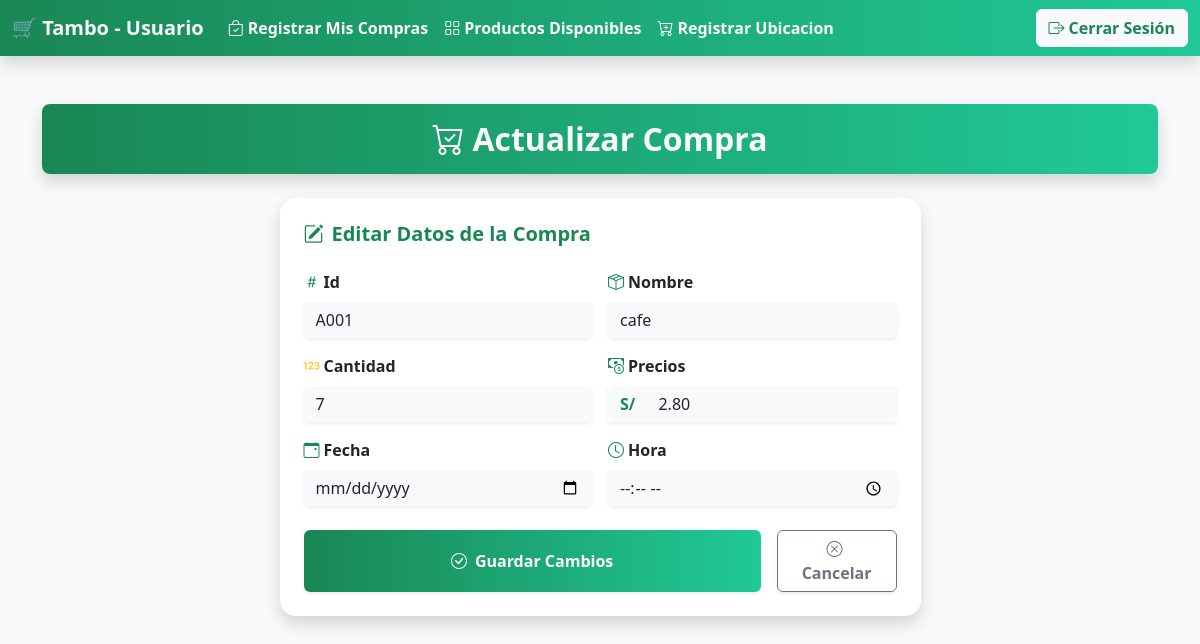
Page /enlace_tabla_compras_usuario/enlace_actualizar_compras_usuario/A001 on the committed database.
### app/models.py (models this page shows, shortened)
class Tabla_Compras_Usuario(models.Model):
    Id_Compras_Usuario = models.CharField(max_length=250)
    Nombre_Compras_Usuario = models.CharField(max_length=250)
    Cantidad_Compras_Usuario = models.IntegerField()
    Precios_Compras_Usuario = models.CharField()
    Fecha_Compras_Usuario = models.DateField()
    Hora_compras_Usuario = models.TimeField()

### app/views.py (the view)
# urls.py: path('enlace_tabla_compras_usuario/enlace_actualizar_compras_usuario/<Id_Compras_Usuario>' , views.enlace_actualizar_compras_usuario),
def enlace_actualizar_compras_usuario(request , Id_Compras_Usuario):
    usuario = Tabla_Compras_Usuario.objects.get(Id_Compras_Usuario = Id_Compras_Usuario)
    return render(request , 'actualizar_compras_usuario.html' , {
        'usuario' : usuario
    })

### app/templates/actualizar_compras_usuario.html
{% extends "barra_usuario.html" %}
{% block contenedor %}
<div class="container mt-5">
  <div class="p-3 text-center text-light rounded-3 shadow mb-4"
       style="background: linear-gradient(90deg, var(--bs-success), var(--bs-teal));">
    <h2 class="m-0 fw-bold"><i class="bi bi-cart-check me-2"></i>Actualizar Compra</h2>
  </div>
  <div class="row justify-content-center">
    <div class="col-md-7">
      <div class="card shadow border-0 rounded-4">
        <div class="card-body p-4">
          <h5 class="fw-bold mb-4 text-success">
            <i class="bi bi-pencil-square me-2"></i>Editar Datos de la Compra
          </h5>
          <form method="POST" action="/logica_actualizar_compras_usuario/"> {% csrf_token %}
            <div class="row g-3 mb-3">
              <div class="col-md-6">
                <label for="TxtId" class="form-label fw-semibold">
                  <i class="bi bi-hash me-1 text-success"></i>Id
                </label>
                <input type="text" class="form-control border-0 shadow-sm bg-light"
                       id="TxtId" name="TxtId"
                       placeholder="Ingrese ID de compra"
                       required value="{{ usuario.Id_Compras_Usuario }}">
              </div>
              <div class="col-md-6">
                <label for="TxtNombre" class="form-label fw-semibold">
                  <i class="bi bi-box-seam me-1 text-success"></i>Nombre
                </label>
                <input type="text" class="form-control border-0 shadow-sm bg-light"
                       id="TxtNombre" name="TxtNombre"
                       placeholder="Nombre del producto"
                       required value="{{ usuario.Nombre_Compras_Usuario }}">
              </div>
            </div>
            <div class="row g-3 mb-3">
              <div class="col-md-6">
                <label for="TxtCantidad" class="form-label fw-semibold">
                  <i class="bi bi-123 me-1 text-warning"></i>Cantidad
                </label>
                <input type="number" class="form-control border-0 shadow-sm bg-light"
                       id="TxtCantidad" name="TxtCantidad"
                       placeholder="0"
                       required value="{{ usuario.Cantidad_Compras_Usuario }}">
              </div>
              <div class="col-md-6">
                <label for="TxtPrecios" class="form-label fw-semibold">
                  <i class="bi bi-cash-coin me-1 text-success"></i>Precios
                </label>
                <div class="input-group shadow-sm">
                  <span class="input-group-text bg-light border-0 fw-bold text-success">S/</span>
                  <input type="number" step="0.01" class="form-control border-0 bg-light"
                         id="TxtPrecios" name="TxtPrecios"
                         placeholder="0.00"
                         required value="{{ usuario.Precios_Compras_Usuario }}">
                </div>
              </div>
            </div>
            <div class="row g-3 mb-4">
              <div class="col-md-6">
                <label for="TxtFecha" class="form-label fw-semibold">
                  <i class="bi bi-calendar-event me-1 text-success"></i>Fecha
                </label>
                <input type="date" class="form-control border-0 shadow-sm bg-light"
                       id="TxtFecha" name="TxtFecha"
                       required value="{{ usuario.Fecha_Compras_Usuario }}">
              </div>
              <div class="col-md-6">
                <label for="TxtHora" class="form-label fw-semibold">
                  <i class="bi bi-clock me-1 text-success"></i>Hora
                </label>
                <input type="time" class="form-control border-0 shadow-sm bg-light"
                       id="TxtHora" name="TxtHora"
                       required value="{{ usuario.Hora_compras_Usuario }}">
              </div>
            </div>
            <div class="d-flex gap-3">
              <button type="submit" class="btn fw-bold w-100 text-white shadow-sm"
                      style="background: linear-gradient(90deg, var(--bs-success), var(--bs-teal)); border: none;">
                <i class="bi bi-check-circle me-2"></i>Guardar Cambios
              </button>
              <a href="/enlace_tabla_compras_usuario/" class="btn btn-outline-secondary fw-bold px-4 shadow-sm">
                <i class="bi bi-x-circle me-1"></i>Cancelar
              </a>
            </div>
          </form>
        </div>
      </div>
    </div>
  </div>
</div>
{% endblock contenedor %}

### rows in the picture
Tabla_Compras_Usuario: TxtId "A001", TxtNombre "cafe", TxtCantidad "7", TxtPrecios "2.80"
